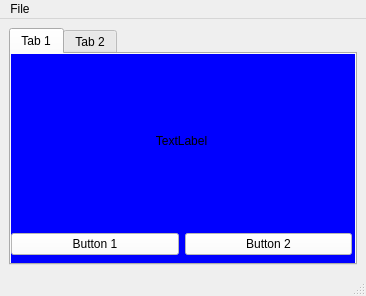
<?xml version="1.0" encoding="UTF-8"?>
<ui version="4.0">
 <class>MainWindow</class>
 <widget class="QMainWindow" name="MainWindow">
  <property name="geometry">
   <rect>
    <x>0</x>
    <y>0</y>
    <width>366</width>
    <height>296</height>
   </rect>
  </property>
  <property name="windowTitle">
   <string>MainWindow</string>
  </property>
  <widget class="QWidget" name="centralwidget">
   <layout class="QVBoxLayout" name="verticalLayout">
    <item>
     <widget class="QTabWidget" name="tabWidget">
      <property name="currentIndex">
       <number>0</number>
      </property>
      <widget class="QWidget" name="tab">
       <property name="styleSheet">
        <string notr="true">QWidget{
background-color: rgb(0, 0, 255);
}

QPushButton{
background-color: rgb(255, 255, 255);
}

</string>
       </property>
       <attribute name="title">
        <string>Tab 1</string>
       </attribute>
       <widget class="QWidget" name="verticalLayoutWidget">
        <property name="geometry">
         <rect>
          <x>0</x>
          <y>0</y>
          <width>341</width>
          <height>201</height>
         </rect>
        </property>
        <layout class="QVBoxLayout" name="verticalLayout_2">
         <item>
          <widget class="QLabel" name="label">
           <property name="text">
            <string>TextLabel</string>
           </property>
           <property name="alignment">
            <set>Qt::AlignCenter</set>
           </property>
          </widget>
         </item>
         <item>
          <layout class="QHBoxLayout" name="horizontalLayout">
           <item>
            <widget class="QPushButton" name="pushButton">
             <property name="text">
              <string>Button 1</string>
             </property>
            </widget>
           </item>
           <item>
            <widget class="QPushButton" name="pushButton_2">
             <property name="text">
              <string>Button 2</string>
             </property>
            </widget>
           </item>
          </layout>
         </item>
        </layout>
       </widget>
      </widget>
      <widget class="QWidget" name="tab_2">
       <property name="autoFillBackground">
        <bool>true</bool>
       </property>
       <attribute name="title">
        <string>Tab 2</string>
       </attribute>
      </widget>
     </widget>
    </item>
   </layout>
  </widget>
  <widget class="QMenuBar" name="menubar">
   <property name="geometry">
    <rect>
     <x>0</x>
     <y>0</y>
     <width>366</width>
     <height>21</height>
    </rect>
   </property>
   <widget class="QMenu" name="menuFile">
    <property name="title">
     <string>File</string>
    </property>
    <addaction name="actionNew"/>
    <addaction name="separator"/>
    <addaction name="actionExit"/>
   </widget>
   <addaction name="menuFile"/>
  </widget>
  <widget class="QStatusBar" name="statusbar">
   <property name="statusTip">
    <string>Text displayed</string>
   </property>
  </widget>
  <action name="actionNew">
   <property name="icon">
    <iconset>
     <normaloff>../icons/new_icon.png</normaloff>../icons/new_icon.png</iconset>
   </property>
   <property name="text">
    <string>New</string>
   </property>
   <property name="statusTip">
    <string>New File</string>
   </property>
  </action>
  <action name="actionExit">
   <property name="icon">
    <iconset>
     <normaloff>../icons/exit_icon.png</normaloff>../icons/exit_icon.png</iconset>
   </property>
   <property name="text">
    <string>Exit</string>
   </property>
  </action>
 </widget>
 <resources/>
 <connections/>
</ui>
